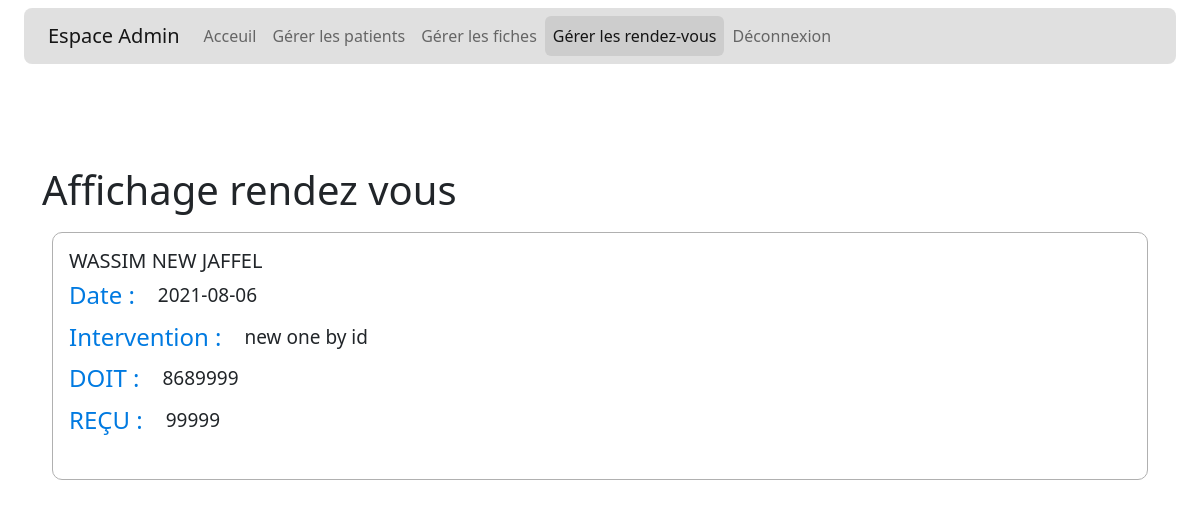
Screenshot of /manage_appointment/appointment.php?id=9 (signed in) with the database file from the repository.
### tables this page shows
CREATE TABLE `patient` (
  `id` int(11) NOT NULL,
  `nom` varchar(45) NOT NULL,
  `prenom` varchar(45) NOT NULL,
  `date_de_naissance` date NOT NULL,
  `adresse` varchar(45) DEFAULT NULL,
  `tel` varchar(45) DEFAULT NULL,
  `profession` varchar(45) DEFAULT NULL
);

CREATE TABLE `rendez_vous` (
  `id` int(11) NOT NULL,
  `id_patient` int(11) NOT NULL,
  `date` date DEFAULT NULL,
  `intervention` varchar(45) DEFAULT NULL,
  `doit` int(11) NOT NULL,
  `recu` int(11) DEFAULT NULL
);

### src/services/appointment_service.php (called while the page is built, shortened)
<?php
include($_SERVER["DOCUMENT_ROOT"]."/src/models/appointment.php");
class appointment_service
{
    protected $_db;
    public function __construct(PDO $db)
    {
        $this->_db = $db;
    }
    public function getById($id)
    {
        include("patient_service.php");
        $patient_service = new patient_service($this->_db);
        $sql="SELECT * FROM rendez_vous WHERE id=$id";
        $result = $this->_db->query($sql);
        while($donneee=$result->fetch()){
            $patient = $patient_service->getById($donneee['id_patient']);
            $_appointment = new appointment($donneee['id'],$patient,$donneee['date'],$donneee['intervention'],$donneee['doit'],$donneee['recu']);
        }
        return $_appointment;
    }
}

### src/services/patient_service.php (called while the page is built, shortened)
<?php
include($_SERVER["DOCUMENT_ROOT"]."/src/models/patient.php");
class patient_service
{
    protected $_db;
    public function __construct(PDO $db)
    {
        $this->_db = $db;
    }
    public function getById($id)
    {
        $sql="SELECT * FROM patient WHERE id=$id";
        $result = $this->_db->query($sql);
        while($donneee=$result->fetch()){
            $_patient = new patient($donneee['id'],$donneee['nom'],$donneee['prenom'],$donneee['date_de_naissance'],$donneee['adresse'],$donneee['tel'],$donneee['profession']);
        }
        return $_patient;
    }
}

### src/models/appointment.php (called while the page is built, shortened)
<?php
class appointment
{
    protected $patient;
    protected $date;
    protected $intervention;
    protected $doit;
    protected $recu;
    public function __construct($id, $patient, $date,$intervention,$doit,$recu)
    {
       $this->patient = $patient;
       $this->date = $date;
       $this->intervention = $intervention;
       $this->doit = $doit;
       $this->recu = $recu;
    }
    public function getpatient()
    {
        return $this->patient;
    }
    public function getDate()
    {
        return $this->date;
    }
    public function getIntervention()
    {
        return $this->intervention;
    }
    public function getDoit()
    {
        return $this->doit;
    }
    public function getRecu()
    {
        return $this->recu;
    }
}
?>

### src/models/patient.php (called while the page is built, shortened)
<?php
class patient
{
    protected $first_name;
    protected $last_name;
    public function __construct($id, $first_name, $last_name,$anniversary,$address,$tel,$work)
    {
       $this->first_name = $first_name;
       $this->last_name = $last_name;
    }
    public function getFirst_name()
    {
        return $this->first_name;
    }
    public function getLast_name()
    {
        return $this->last_name;
    }
}
?>

### manage_appointment/appointment.php (the view, shortened to what this page needs)
<?php
if(isset($_GET['id'])) {
    $id_get = $_GET['id'];
}
include("../src/services/appointment_service.php");
include('../db/config.php');
?>
<!DOCTYPE html>
<html lang="fr">
<head>
    <link href="https://cdn.jsdelivr.net/npm/bootstrap@5.1.0/dist/css/bootstrap.min.css" rel="stylesheet"
>
    <link href="../assets/style.css" rel="stylesheet">
</head>
<body>
    <nav class="navbar navbar-light " aria-label="First navbar example">
        <div class="container-fluid">
            <div class="row" style="width: 100%;margin: auto;">
                <div class="col-md-12 col-lg-12">
                    <nav class="navbar navbar-expand-lg navbar-light bg-light" style="
    background-color: #d6d6d6bf !important;
    border-radius: 8px;
">
                        <div class="container-fluid">
                            <a class="navbar-brand" href="/">Espace Admin</a>
                            <div class="collapse navbar-collapse" id="navbarSupportedContent">
                                <ul class="navbar-nav me-auto mb-2 mb-lg-0">
                                    <li class="nav-item">
                                        <a class="nav-link" aria-current="page" href="/">Acceuil</a>
                                    </li>
                                    <li class="nav-item">
                                        <a class="nav-link " href="/manage_patient/">Gérer les patients</a>
                                    </li>
                                    <li class="nav-item">
                                        <a class="nav-link" href="/manage_fiche/">Gérer les fiches</a>
                                    </li>
                                    <li class="nav-item">
                                        <a class="nav-link active" href="/manage_appointment/">Gérer les rendez-vous</a>
                                    </li>
                                    <li class="nav-item">
                                        <a class="nav-link" href="/logout.php">Déconnexion</a>
                                    </li>
                                </ul>
                            </div>
                        </div>
                    </nav>
                </div>
            </div>
        </div>
    </nav>
    <?php
                    $appointment_service = new appointment_service($db);
                    if($id_get != ''){
                        $appointment_by_id = $appointment_service->getById($id_get);
                    }
            ?>
    <div class="container" style="margin-top: 94px;">
        <h1>Affichage rendez vous</h1>
        <div class="row gutters">
            <div class="col-xl-12 col-lg-12 col-md-12 col-sm-12 col-12">
                <div class="card h-100">
                    <div class="card-body" style="border: 1px solid #b0b0b0;margin: 10px;border-radius: 10px;">
                        <div class="account-settings">
                            <div class="user-profile" style=" margin: inherit; padding: inherit; text-align: inherit; ">
                                <h5 class="user-name" style=" text-transform: uppercase; ">
                                    <?php print($appointment_by_id->getpatient()->getFirst_name().' '.$appointment_by_id->getpatient()->getLast_name()); ?>
                                </h5>
                            </div>
                            <div class="about" style=" margin: inherit; padding: inherit; text-align: inherit; ">
                                <h5>Date :</h5>
                                <p><?php echo $appointment_by_id->getDate(); ?>
                                </p>
                            </div>
                            <div class="about" style=" margin: inherit; padding: inherit; text-align: inherit; ">
                                <h5>Intervention :</h5>
                                <p><?php echo $appointment_by_id->getIntervention(); ?></p>
                            </div>
                            <div class="about" style=" margin: inherit; padding: inherit; text-align: inherit; ">
                                <h5>DOIT :</h5>
                                <p><?php echo $appointment_by_id->getDoit(); ?></p>
                            </div>
                            <div class="about" style=" margin: inherit; padding: inherit; text-align: inherit; ">
                                <h5>REÇU :</h5>
                                <p>
                                <p><?php echo $appointment_by_id->getRecu(); ?></p>
                                </p>
                            </div>
                        </div>
                    </div>
                </div>
            </div>
        </div>
    </div>
</body>
</html>

### assets/style.css (style rules this page uses)
.navbar-light .navbar-nav .nav-link.active, .navbar-light .navbar-nav .show > .nav-link { background-color: #cdcdcd !important; border-radius: 6px; }
.account-settings .user-profile { margin: 0 0 1rem 0; padding-bottom: 1rem; text-align: center; }
.account-settings .user-profile h5.user-name { margin: 0 0 0.5rem 0; }
.account-settings .about { margin: 2rem 0 0 0; text-align: center; }
.account-settings .about h5 { margin: 0px; color: #007ae1; width: fit-content; float: left; margin-right: 23px; font-size: 24px; }
.account-settings .about p { font-size: 19px; margin-bottom: 13px; }
.card { background: #ffffff; -webkit-border-radius: 5px; -moz-border-radius: 5px; border-radius: 5px; border: 0; margin-bottom: 1rem; }

### rows the page displays
patient: nom "WASSIM NEW", prenom "JAFFEL"
rendez_vous: date "2021-08-06", intervention "new one by id", doit "8689999", recu "99999"
